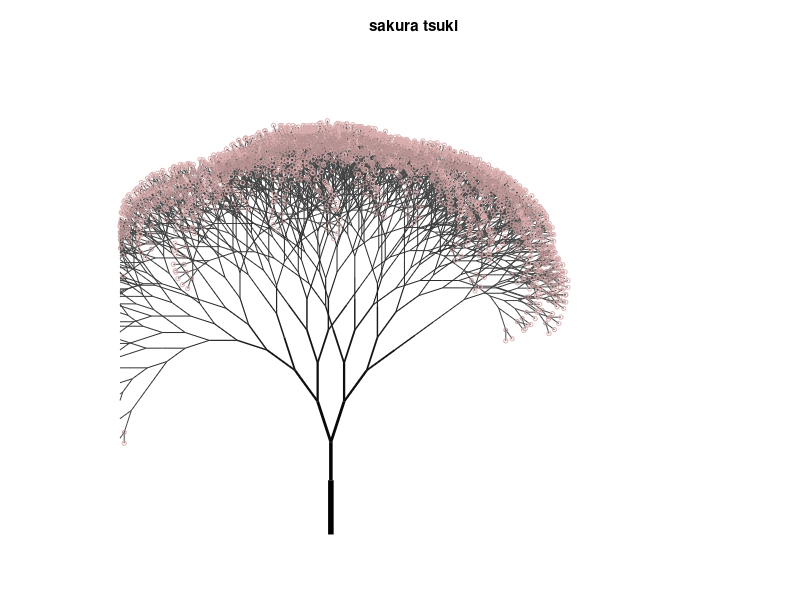

MATLAB code for this plot:
function sakura

hold on,axis equal
axis(0.5+[-10,50,0,50])
set(gca,'xtick',[],'ytick',[],'xcolor','w','ycolor','w')
set(gca,'color',[1    1    1])

length_trunk=6;
width_trunk=4;
k1=0.9;
k2=0.8;
number_branch=15;
alp=pi/10;
length_branch=k1*length_trunk;
width_branch=k2*width_trunk;
trunk=[12,0;12,length_trunk];
plot(trunk(:,1),trunk(:,2),'color',[0 0 0],'Linewidth',width_trunk)
begins=[trunk(2,:),pi/2,1];
grow=begins;
plotdata=[0 0 0 0 0 0 0 0];
plotdata(1,:)=[];
for i=1:number_branch
    control=randi(25,[length(grow(:,1)),1])>=10;
    ag=grow(:,3);
    l=length(ag);
    parta=[length_branch.*k1.^grow(:,4).*cos(ag+ones(l,1)*alp),length_branch.*k1.^grow(:,4).*sin(ag+ones(l,1)*alp),ones(l,1)*alp,ones(l,1)];
    partb=[length_branch.*k1.^grow(:,4).*cos(ag-ones(l,1)*alp),length_branch.*k1.^grow(:,4).*sin(ag-ones(l,1)*alp),-ones(l,1)*alp,ones(l,1)];
    parta2=[0.8.*length_branch.*k1.^grow(:,4).*cos(ag),0.8.*length_branch.*k1.^grow(:,4).*sin(ag),zeros(l,1),ones(l,1)];
    partb2=[0.8.*length_branch.*k1.^grow(:,4).*cos(ag),0.8.*length_branch.*k1.^grow(:,4).*sin(ag),zeros(l,1),ones(l,1)];
    parta=control.*parta+(1-control).*parta2;
    partb=control.*partb+(1-control).*partb2;
    parta=parta+grow;
    partb=partb+grow;
    congress=[parta;partb];
    grow=[grow;grow];
    judge=[grow,congress];
    judge=unique(judge,'rows');
    grow=judge(:,5:end);
    plotdata=[plotdata;judge];
end
for i=1:number_branch
    temp_w=width_branch*0.8^i;
    temp_branch=plotdata(plotdata(:,4)==i,:);
    plx=[temp_branch(:,1),temp_branch(:,5)];
    ply=[temp_branch(:,2),temp_branch(:,6)];
    plx=plx';ply=ply';
    title('sakura tsuki')
    plot(plx,ply,'color',[0 0 0]+i*[0.3020 0.3020 0.3020]./number_branch,'Linewidth',temp_w)
end

bloom_pos=plotdata(plotdata(:,8)==number_branch+1,[5,6]);
scatter(bloom_pos(:,1),bloom_pos(:,2),10,'CData',[0.8549    0.6824    0.6824])
bloom_pos=plotdata(plotdata(:,8)==number_branch,[5,6]);
scatter(bloom_pos(:,1),bloom_pos(:,2),8,'CData',[0.7451    0.5961    0.5961].*0.97)
end